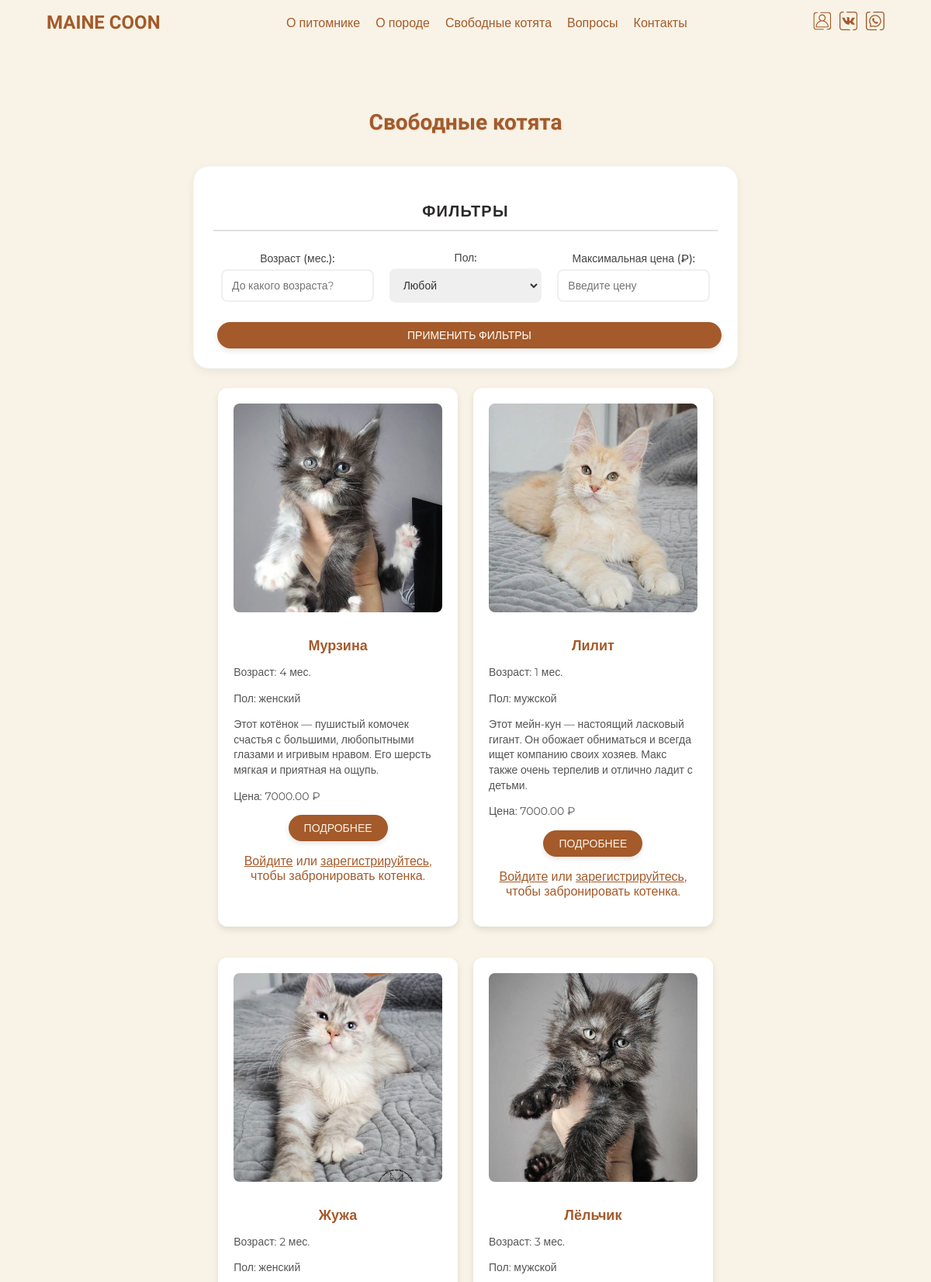
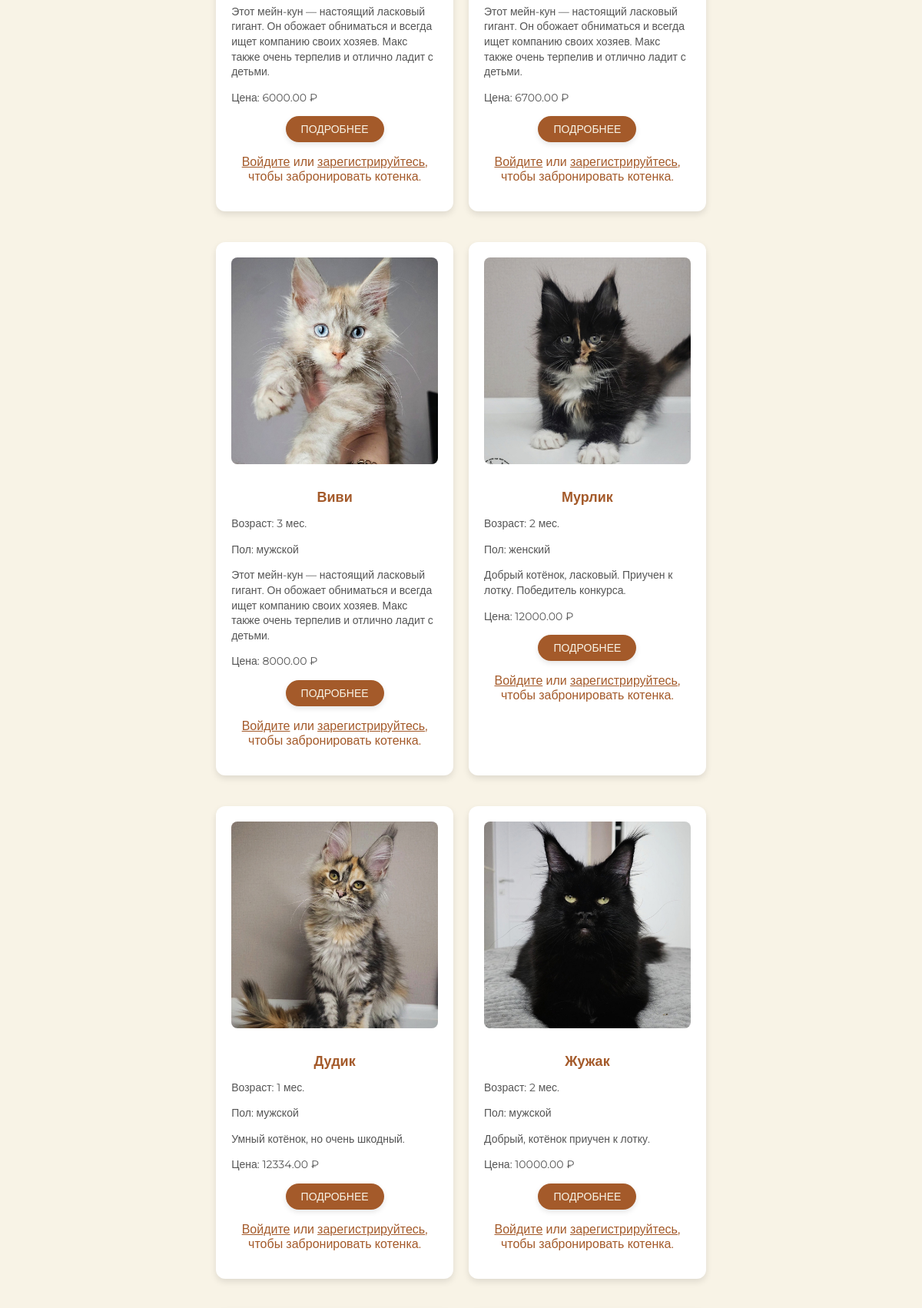
The page /cdc57e707a81d35b17f894d05bfe5ba0/public_html/kittens.php (upper part) on the database its author committed (2 pictures, top to bottom).
### tables this page shows
CREATE TABLE `kittens` (
  `id` int NOT NULL,
  `name` varchar(255) NOT NULL,
  `age` int NOT NULL,
  `description` text,
  `image_url` varchar(255) NOT NULL,
  `images` text,
  `status` enum('свободен','забронирован','продан') NOT NULL DEFAULT 'свободен',
  `mother_name` varchar(255) DEFAULT NULL,
  `father_name` varchar(255) DEFAULT NULL,
  `litter_number` varchar(50) DEFAULT NULL,
  `birth_date` date DEFAULT NULL,
  `gender` enum('мужской','женский') DEFAULT NULL,
  `color` varchar(50) DEFAULT NULL,
  `character` varchar(100) DEFAULT NULL,
  `achievements` text,
  `price` decimal(10,2) NOT NULL DEFAULT '0.00'
);

### cdc57e707a81d35b17f894d05bfe5ba0/public_html/kittens.php (the view, shortened to what this page needs)
<?php
include 'db_connect.php';
?>
<!DOCTYPE html>
<html>
<head>
  <link rel="stylesheet" href="style.css">
</head>
<?php include "header.php"; ?>
<?php
$query = "SELECT * FROM kittens WHERE status = 'свободен'";
$result = $conn->query($query);
?>
<div id="page-container">
<section class="section" id="Kittens">
    <div class="containerr">
        <div class="section__header">
            <h2 class="section__title">Свободные котята</h2>
        </div>
        <div class="filter">
            <h3>Фильтры</h3>
            <form method="GET" action="">
                <div class="horizontal-group">
                    <div class="filter-item">
                        <label for="age">Возраст (мес.):</label>
                        <input type="number" id="age" name="age" min="0" placeholder="До какого возраста?">
                    </div>
                    <div class="filter-item">
                        <label for="gender">Пол:</label>
                        <select id="gender" name="gender">
                            <option value="">Любой</option>
                        </select>
                    </div>
                    <div class="filter-item">
                        <label for="price">Максимальная цена (₽):</label>
                        <input type="number" id="price" name="price" min="0" placeholder="Введите цену">
                    </div>
                </div>
                <button type="submit" class="button">Применить фильтры</button>
            </form>
        </div>
        <div class="kittens__listt">
    <?php
    if ($result->num_rows > 0) {
        while ($row = $result->fetch_assoc()) {
            echo "<div class='kitten__item'>";
            echo "<img src='" . htmlspecialchars($row["image_url"]) . "' alt='" . htmlspecialchars($row["name"]) . "' class='kitten__image'>";
            echo "<h3 class='kitten__name'>" . htmlspecialchars($row["name"]) . "</h3>";
            echo "<p class='kitten__description'>Возраст: " . htmlspecialchars($row["age"]) . " мес.</p>";
            echo "<p class='kitten__description'>Пол: " . htmlspecialchars($row["gender"]) . "</p>";
            echo "<p class='kitten__description'>" . htmlspecialchars($row["description"]) . "</p>";
            echo "<p class='kitten__description'>Цена: " . htmlspecialchars($row["price"]) . " ₽</p>";
            echo "<button class='button' onclick='openModal(" . $row["id"] . ")'>Подробнее</button>";
            if (isset($_SESSION["user_id"])) {
                echo "<button class='button' onclick=\"window.location.href='book.php?id=" . $row["id"] . "'\">Забронировать</button>";
            } else {
                echo "<p style='color: #A45A2A;'>"
   . "<a href='auth.php' style='color: #A45A2A; text-decoration: underline;'>Войдите</a> или "
   . "<a href='register.php' style='color: #A45A2A; text-decoration: underline;'>зарегистрируйтесь</a>, чтобы забронировать котенка."
   . "</p>";
            }
            echo "</div>";
        }
    } else {
        echo "<p>К сожалению, нет доступных котят по вашим критериям.</p>";
    }
    ?>
</div>
    </div>
</section>
<?php include "footer.php"; ?>
</div>
</body>
</html>

### cdc57e707a81d35b17f894d05bfe5ba0/public_html/header.php (shortened to what this page needs)
<!DOCTYPE html>
<html lang="ru">
<head>
  <link rel="stylesheet" href="style.css">
  </head>
<body>
<header class="header">
    <div class="container">
        <div class="header__inner">
            <a href="index.php" class="header__logo">MAINE COON</a>
            <nav class="nav">
                <a class="nav__link" href="about.php">О питомнике</a>
                <a class="nav__link" href="breed.php">О породе</a>
                <a class="nav__link" href="kittens.php">Свободные котята</a>
                <a class="nav__link" href="faq.php">Вопросы</a>
                <a class="nav__link" href="contacts.php">Контакты</a>
            </nav>
            <div class="header__actions">
                <?php
                $auth_link = 'auth.php';
                ?>
                <a href="<?php echo $auth_link; ?>" class="header__auth">
                    <img src="images/user.svg" alt="Профиль" class="header__auth-icon">
                </a>
                <a href="#" class="header__social">
                    <img src="images/vk.svg" alt="ВКонтакте" class="header__social-icon">
                </a>
                <a href="#" class="header__social">
                    <img src="images/whatsapp.svg" alt="WhatsApp" class="header__social-icon">
                </a>
            </div>
        </div>
    </div>
</header>

### cdc57e707a81d35b17f894d05bfe5ba0/public_html/footer.php (shortened to what this page needs)
<!DOCTYPE html>
<html lang="ru">
<head>
  <link rel="stylesheet" href="style.css">
  </head>
<body>

### cdc57e707a81d35b17f894d05bfe5ba0/public_html/style.css (style rules this page uses)
body { font-family: 'Montserrat', sans-serif; background-color: #F8F3E6; color: #2C2A29; margin: 0; padding: 0; min-height: 100vh; }
html { scroll-behavior: smooth; }
.container { width: 90%; max-width: 1200px; margin: 0 auto; padding: 0 15px; }
.section { padding: 40px 0; background-color: #F8F3E6; text-align: center; }
.section__header { margin-bottom: 30px; }
.section__title { font-family: 'Montserrat Alternates', sans-serif; font-size: 32px; font-weight: 300; color: #A45A2A; }
.button { display: inline-block; padding: 10px 20px; background-color: #A45A2A; color: #F8F3E6; text-decoration: none; border-radius: 25px; text-transform:uppercase; transition: background-color 0.3s ease; }
.header { background-color: #F8F3E6; padding: 15px 0; }
.header__inner { display: flex; justify-content: space-between; align-items: center; }
.header__logo { font-family: 'Montserrat Alternates', sans-serif; font-size: 24px; font-weight: 600; color: #A45A2A; text-decoration: none; display: flex; align-items: center; }
.nav { display: flex; }
.nav__link { color: #A45A2A; text-decoration: none; margin-left: 20px; transition: color 0.3s ease; }
.header__actions { display: flex; align-items: center; }
.header__auth { display: block; margin-left: 20px; }
.header__auth-icon { width: 24px; height: 24px; fill: #A45A2A; }
.header__social { display: block; margin-left: 10px; transition: opacity 0.3s ease; }
.header__social-icon { width: 24px; height: 24px; }
.header__social-icon { fill: #A45A2A; transition: fill 0.3s ease; }
.kitten__item { width: 28%; margin-bottom: 20px; text-align: center; }
.kitten__image { width: 100%; height: auto; border-radius: 8px; margin-bottom: 10px; }
.kitten__name { font-size: 18px; font-weight: bold; margin-bottom: 5px; }
.kitten__description { font-size: 14px; color: #555; }
:root { --primary-color:#A45A2A ; --secondary-color: #E1B7A1; --background-color: #F8F3E6; --text-color: #2C2A29; }
.section { padding: 60px 0; background-color: var(--background-color); text-align: center; position: relative; overflow: hidden; }
.section__title { font-family: 'Montserrat Alternates', sans-serif; font-size: 36px; font-weight: bold; color: var(--primary-color); margin-bottom: 40px; position: relative; z-index: 1; }
.section__title { text-align: center; font-size: 28px; font-weight: bold; margin-bottom: 40px; }

### rows shown on the page
kittens: image_url (picture), name "Мурзина", age "4", gender "женский", description "Этот котёнок — пушистый комочек счастья с большими, любопытными глазами и игривым нравом. Его шерсть мягкая и приятная на ощупь.", price "7000.00"
kittens: image_url (picture), name "Лилит", age "1", gender "мужской", description "Этот мейн-кун — настоящий ласковый гигант. Он обожает обниматься и всегда ищет компанию своих хозяев. Макс также очень терпелив и отлично ладит с детьми.", price "7000.00"
kittens: image_url (picture), name "Жужа", age "2", gender "женский", description "Этот мейн-кун — настоящий ласковый гигант. Он обожает обниматься и всегда ищет компанию своих хозяев. Макс также очень терпелив и отлично ладит с детьми.", price "6000.00"
kittens: image_url (picture), name "Лёльчик", age "3", gender "мужской", description "Этот мейн-кун — настоящий ласковый гигант. Он обожает обниматься и всегда ищет компанию своих хозяев. Макс также очень терпелив и отлично ладит с детьми.", price "6700.00"
kittens: image_url (picture), name "Виви", age "3", gender "мужской", description "Этот мейн-кун — настоящий ласковый гигант. Он обожает обниматься и всегда ищет компанию своих хозяев. Макс также очень терпелив и отлично ладит с детьми.", price "8000.00"
kittens: image_url (picture), name "Мурлик", age "2", gender "женский", description "Добрый котёнок, ласковый. Приучен к лотку. Победитель конкурса.", price "12000.00"
kittens: image_url (picture), name "Дудик", age "1", gender "мужской", description "Умный котёнок, но очень шкодный.", price "12334.00"
kittens: image_url (picture), name "Жужак", age "2", gender "мужской", description "Добрый, котёнок приучен к лотку.", price "10000.00"
